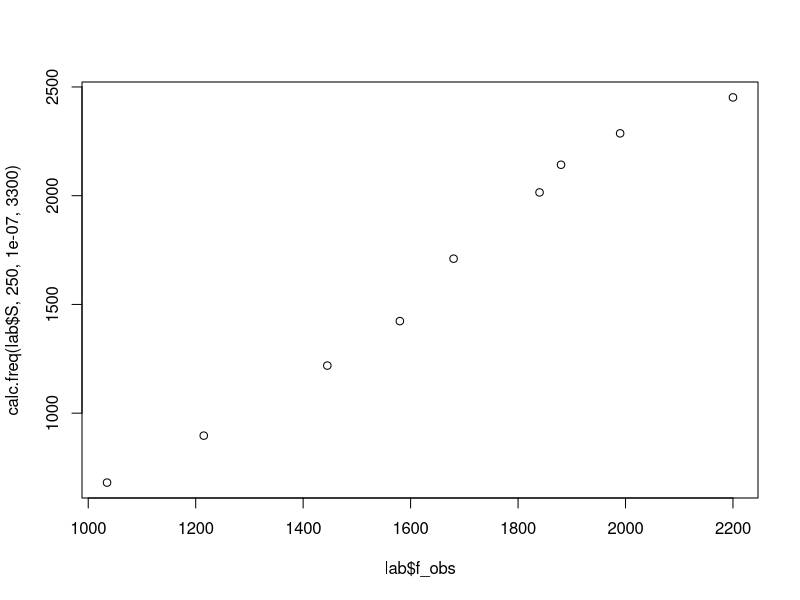

R code for this plot: (Note: this script raises an error after producing the figure.)
lab <- data.frame(V=c(3,3.5,4,4.5,6,8,10,15,21)*0.24, # liter
                f_obs=c(2200,1990,1880,1840,1680,1580,1445,1215,1035)) # Hz

M <- 0.7125             # g
lab$TDS <- M/lab$V*1000 # mg/L
lab$S <- lab$TDS*2          # uS/cm

calc.freq <- function(S, LA, C, R) {
  S <- S * 1e2 / 1e6 # uS/cm -> S/m
  f <- 1 / (0.7 * C * (R + (2*LA/S)))
  f
}

plot(lab$f_obs, calc.freq(lab$S, 250, 0.1e-6, 3300))

N <- 100000
z <- data.frame(R=runif(N, 3000, 3600),  # ohm
                C=runif(N, 0.09, 0.5),  # uF
                LA=runif(N, 0.3, 2),     # 1/cm
                RMSE=NA)

S <- lab$S
f_obs <- lab$f_obs
z$RMSE <- apply(z, 1, function(x) {
  f <- calc.freq(S=S, LA=x['LA']*100, C=x['C']*1e-6, R=x['R'])
  err <- f_obs-f
  rmse <- sqrt(mean(err^2))
  rmse
})
z.opt <- z[which.min(z$RMSE),]
z.opt

gather(z, PARAM, VALUE, R:LA) %>%
  filter(RMSE<=500) %>%
  ggplot(aes(VALUE, RMSE)) +
  geom_point(alpha=0.1) +
  facet_wrap(~PARAM, scales='free_x', ncol=2)

filter(z, RMSE<=quantile(z$RMSE, probs=0.01)) %>%
  gather(PARAM, VALUE, R:LA) %>%
  ggplot(aes(VALUE, RMSE)) +
  geom_point(alpha=0.1) +
  facet_wrap(~PARAM, scales='free_x', ncol=2)

filter(z, RMSE<=quantile(z$RMSE, probs=0.001)) %>%
  gather(PARAM, VALUE, R:LA) %>%
  ggplot(aes(1, VALUE)) +
  geom_boxplot() +
  facet_wrap(~PARAM, scales='free_y', ncol=2)



par(mfrow = c(1,2))
plot(cbind(S, f_obs),
     xlab='Conductivity (uS/cm)', ylab='Freq (Hz)')
lines(cbind(S, calc.freq(S, z.opt[['LA']]*100, z.opt[['C']]*1e-6, z.opt[['R']])))

plot(cbind(f_obs, calc.freq(S, z.opt[['LA']]*100, z.opt[['C']]*1e-6, z.opt[['R']])),
     xlab='Measured Freq (Hz)', ylab='Estimated Freq (Hz)')
abline(0, 1)



# fix R and C
N <- 100000
z <- data.frame(R=3200,  # ohm
                C=0.12,  # uF
                LA=runif(N, 0.3, 2),     # 1/cm
                RMSE=NA)

S <- lab$S
f_obs <- lab$f_obs
z$RMSE <- apply(z, 1, function(x) {
  f <- calc.freq(S=S, LA=x['LA']*100, C=x['C']*1e-6, R=x['R'])
  err <- f_obs-f
  rmse <- sqrt(mean(err^2))
  rmse
})
z.opt <- z[which.min(z$RMSE),]
z.opt

filter(z, RMSE<=quantile(z$RMSE, probs=0.1)) %>%
  gather(PARAM, VALUE, LA) %>%
  ggplot(aes(VALUE, RMSE)) +
  geom_point(alpha=0.1) +
  facet_wrap(~PARAM, scales='free_x', ncol=2) +
  xlab('L/A Value')


library(gridExtra)

p1 <- data.frame(S=S, Obs=f_obs) %>%
  ggplot(aes(S, Obs)) +
  geom_line(aes(S, Fit),
            data=data.frame(S=seq(0, max(S)),
                            Fit=calc.freq(seq(0, max(S)), z.opt[['LA']]*100, z.opt[['C']]*1e-6, z.opt[['R']]))) +
  geom_point(color='red', size=4) +
  labs(x="Conductivity Conductivity (uS/cm)", y="555 Frequency (Hz)")

p2 <- data.frame(S=S, Obs=f_obs, Pred=calc.freq(S, z.opt[['LA']]*100, z.opt[['C']]*1e-6, z.opt[['R']])) %>%
  ggplot(aes(Obs, Pred)) +
  geom_point(size=4) +
  geom_smooth(method='lm') +
  geom_abline(color='red', linetype=2) +
  ylim(1000, 2500) +
  xlim(1000, 2500) +
  labs(x="Measured Freq (Hz)", y="Estimated Freq (Hz)")

grid.arrange(p1, p2, ncol=2, main='\nConductivity Calibration')
